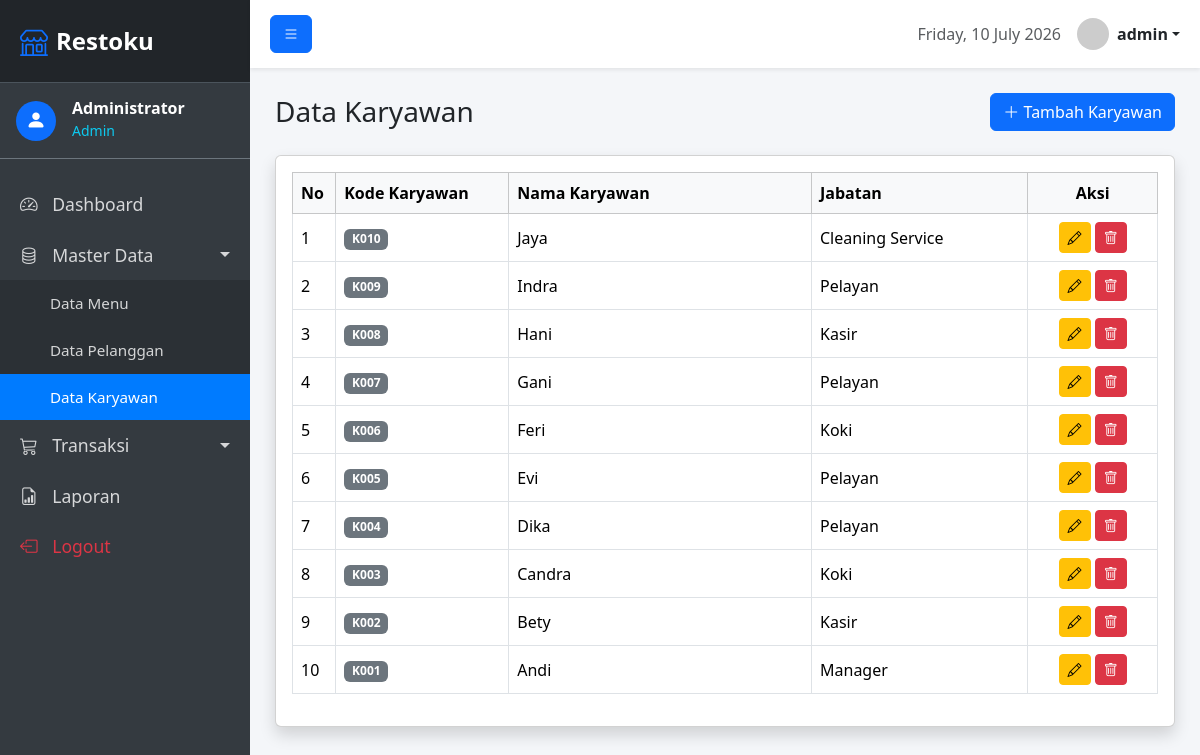
Page /karyawan/index.php (signed in) on the committed database.
### tables this page shows
CREATE TABLE karyawan (
    kode_karyawan VARCHAR(10) PRIMARY KEY,
    nama_karyawan VARCHAR(100) NOT NULL,
    jabatan VARCHAR(50) NOT NULL
);

### karyawan/index.php (the view)
<?php
require_once __DIR__ . '/../config/database.php';
require_once __DIR__ . '/../includes/header.php';
$stmt = $pdo->query("SELECT * FROM karyawan ORDER BY kode_karyawan DESC");
$karyawan = $stmt->fetchAll();
?>
<div class="d-flex justify-content-between align-items-center mb-4">
    <h1 class="h3 mb-0 text-gray-800">Data Karyawan</h1>
    <a href="tambah.php" class="btn btn-primary"><i class="bi bi-plus-lg"></i> Tambah Karyawan</a>
</div>
<div class="card shadow mb-4">
    <div class="card-body">
        <div class="table-responsive">
            <table class="table table-bordered table-hover align-middle">
                <thead class="table-light">
                    <tr>
                        <th width="5%">No</th>
                        <th width="20%">Kode Karyawan</th>
                        <th>Nama Karyawan</th>
                        <th width="25%">Jabatan</th>
                        <th width="15%" class="text-center">Aksi</th>
                    </tr>
                </thead>
                <tbody>
                    <?php if (count($karyawan) > 0): ?>
                        <?php $no = 1; foreach ($karyawan as $row): ?>
                        <tr>
                            <td><?= $no++ ?></td>
                            <td><span class="badge bg-secondary"><?= htmlspecialchars($row['kode_karyawan']) ?></span></td>
                            <td><?= htmlspecialchars($row['nama_karyawan']) ?></td>
                            <td><?= htmlspecialchars($row['jabatan']) ?></td>
                            <td class="text-center">
                                <a href="edit.php?id=<?= $row['kode_karyawan'] ?>" class="btn btn-sm btn-warning" title="Edit"><i class="bi bi-pencil"></i></a>
                                <a href="hapus.php?id=<?= $row['kode_karyawan'] ?>" class="btn btn-sm btn-danger" title="Hapus" onclick="return confirm('Yakin ingin menghapus data ini?')"><i class="bi bi-trash"></i></a>
                            </td>
                        </tr>
                        <?php endforeach; ?>
                    <?php else: ?>
                        <tr>
                            <td colspan="5" class="text-center">Tidak ada data karyawan.</td>
                        </tr>
                    <?php endif; ?>
                </tbody>
            </table>
        </div>
    </div>
</div>
<?php require_once __DIR__ . '/../includes/footer.php'; ?>

### includes/header.php (style rules this page uses)
:root { --sidebar-width: 250px; }
body { background-color: #f4f6f9; overflow-x: hidden; }

### rows in the picture
karyawan: kode_karyawan "K010", nama_karyawan "Jaya", jabatan "Cleaning Service"
karyawan: kode_karyawan "K009", nama_karyawan "Indra", jabatan "Pelayan"
karyawan: kode_karyawan "K008", nama_karyawan "Hani", jabatan "Kasir"
karyawan: kode_karyawan "K007", nama_karyawan "Gani", jabatan "Pelayan"
karyawan: kode_karyawan "K006", nama_karyawan "Feri", jabatan "Koki"
karyawan: kode_karyawan "K005", nama_karyawan "Evi", jabatan "Pelayan"
karyawan: kode_karyawan "K004", nama_karyawan "Dika", jabatan "Pelayan"
karyawan: kode_karyawan "K003", nama_karyawan "Candra", jabatan "Koki"
karyawan: kode_karyawan "K002", nama_karyawan "Bety", jabatan "Kasir"
karyawan: kode_karyawan "K001", nama_karyawan "Andi", jabatan "Manager"

### other values in the picture
$_SESSION['nama'] "Administrator"
$_SESSION['level'] "Admin"
$_SESSION['username'] "admin"
